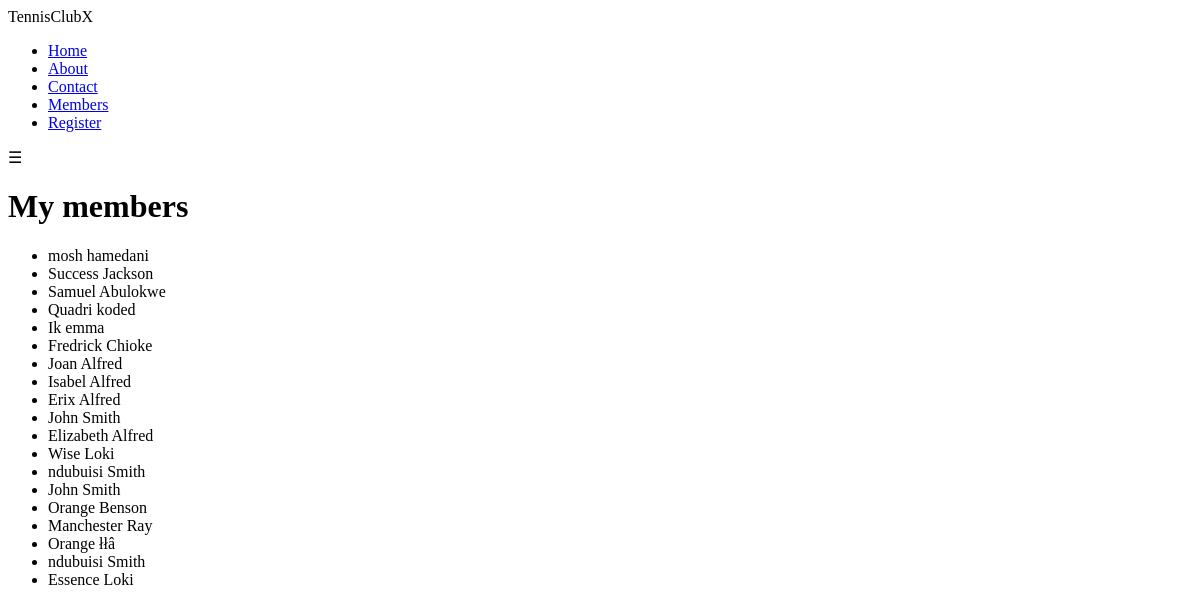
The page /members/ on the database its author committed.
### members/models.py (models this page shows, shortened)
class Member(models.Model):
	name = models.CharField(max_length=255)
	lastname = models.CharField(max_length=255)
	phone = models.IntegerField(null=True)
	joined_date = models.DateField(null=True)

### members/views.py (the view)
# urls.py: path('members/', views.members, name='members'),
def members(request):
	mymembers = Member.objects.all().values()
	template = loader.get_template('all_members.html')
	context = {
		'mymembers': mymembers,
	}
	return HttpResponse(template.render(context, request))

### members/templates/all_members.html (shortened to what this page needs)
{% extends 'master.html' %}
{% block content %}
    <div class="mycard">
        <h1> My members</h1>
        <ul>
        {% if mymembers %}
            {% for x in mymembers %}
            <li onclick="window.location = 'details/{{ x.id }}'"> {{ x.name }} {{ x.lastname }}</li>
        {% endfor %}
        {% else %}
        	<li> No members yet </li>
        {% endif %}
        </ul>
    </div>
{% endblock %}

### members/templates/master.html (shortened to what this page needs)
{% load static %}
<!DOCTYPE html>
<html lang="en">
<head>
    {% block css %}
        <link rel="stylesheet" href="{% static 'mystyle.css' %}">
    {% endblock %}
</head>
<body>
    <nav>
        <label class="logo"> TennisClubX</label>
        <ul>
            <li><a href="/"> Home</a></li>
            <li><a href="/about"> About</a></li>
            <li><a href="/contact"> Contact</a></li>
            <li><a href="/members"> Members</a></li>
            <li><a href="/form"> Register</a></li>
        </ul>
        <label id="icon" onclick="openNav()">
            <span> &#9776; </span>
        </label>
    </nav>
    {% block content %}
    {% endblock %}
</body>
</html>

### members/static/mystyle.css (style rules this page uses)
* { margin: 0; padding: 0; box-sizing: border-box; text-decoration: none; letter-spacing: 0.64px; list-style: none; }
body { font: 600 18px 'Source Sans Pro', sans-serif; }
nav { height: 80px; width: 100%; background: #375BDC; }
label.logo { font-size: 35px; font-weight: bold; color: #FFFFFF; padding: 0 12px; line-height: 80px; }
nav ul { float: right; margin-right: 10px; }
nav ul li { display: inline-block; margin: 0 8px; line-height: 80px; }
nav ul li a { color: white; text-transform: uppercase; font-size: 18px; border: 1px solid transparent; padding: 7px 10px; border-radius: 3px; }
nav #icon { color: white; float: right; font-size: 30px; line-heigt: 80px; margin-right: 10px; cursor: pointer; display: none; }
.mycard { background-color: #f1f1f1; background-image: linear-gradient(to bottom, #375BDC, #4D70EF); background-size: 100% 120px; background-repeat: no-repeat; margin: 40px auto; width: 350px; border-radius: 5px; box-shadow: 0 5px 7px -1px rgba(51, 51, 51, 0.23); padding: 20px; }
.mycard h1 { text-align: center; color:#ffffff; margin:20px 0 60px 0; }
ul { list-style-type: none; padding: 0; margin: 0; }
.mycard li { background-color: #ffffff; background-image: linear-gradient(to right, #375BDC, #4D70EF); background-size: 50px 60px; background-repeat: no-repeat; cursor: pointer; transition: transform .25s; border-radius: 5px; box-shadow: 0 5px 7px -1px rgba(51, 51, 51, 0.23); padding: 15px; padding-left: 70px; margin-top: 5px; }
a:link, a:visited { color: #375BDC; }

### rows shown on the page
Member: name "mosh", lastname "hamedani"
Member: name "Success", lastname "Jackson"
Member: name "Samuel", lastname "Abulokwe"
Member: name "Quadri", lastname "koded"
Member: name "Ik", lastname "emma"
Member: name "Fredrick", lastname "Chioke"
Member: name "Joan", lastname "Alfred"
Member: name "Isabel", lastname "Alfred"
Member: name "Erix", lastname "Alfred"
Member: name "John", lastname "Smith"
Member: name "Elizabeth", lastname "Alfred"
Member: name "Wise", lastname "Loki"
Member: name "ndubuisi", lastname "Smith"
Member: name "John", lastname "Smith"
Member: name "Orange", lastname "Benson"
Member: name "Manchester", lastname "Ray"
Member: name "Orange", lastname "łłâ"
Member: name "ndubuisi", lastname "Smith"
Member: name "Essence", lastname "Loki"
